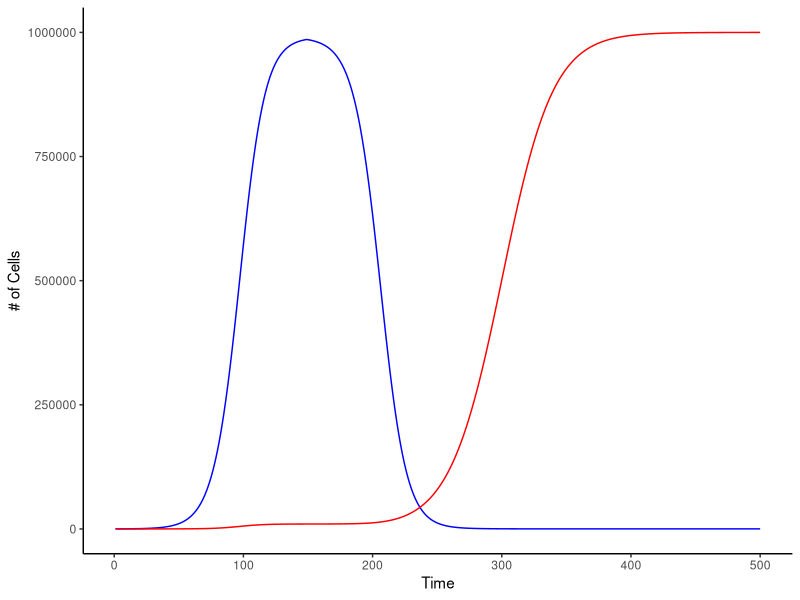

The R source for this figure:
setwd ("/Users/ashlynwang/Biocomputing2020_Tutorial13")

#define parameters
rN=0.1
rM=0.1
rND=-0.1
rMD=0.05
K=1000000

#set timesteps to simulate
times<-1:500

#create place to store output
output<-matrix(data=NA,nrow=length(times),ncol=3)
output[,1]=times

#initial population size of both populations
# first output is for non-mutant cells
# last output is for mutant cells
output[1,2]=100
output[1,3]=1

#for loop for code, include equations of both populations
for (i in times[-1]){
  if (i<150){
  output[i,2]=output[(i-1),2]+rN*output[(i-1),2]*(1-(output[(i-1),2]+output[(i-1),3])/K)
  output[i,3]=output[(i-1),3]+rM*output[(i-1),3]*(1-(output[(i-1),2]+output[(i-1),3])/K)
  } else if (i>149) {
    output[i,2]=output[(i-1),2]+rND*output[(i-1),2]*(1-(output[(i-1),2]+output[(i-1),3])/K)
    output[i,3]=output[(i-1),3]+rMD*output[(i-1),3]*(1-(output[(i-1),2]+output[(i-1),3])/K)
  }
}

#plot results, load the package
library(ggplot2)

#create outputs for each population
outputN <- data.frame(time=output[,1],nonmutantGrowth=output[,2])
outputM <- data.frame(time=output[,1],mutantGrowth=output[,3])

#create line graphs
ggplot()+
  geom_line(data=outputN,aes(x=time, y=nonmutantGrowth), color='blue')+
  geom_line(data=outputM,aes(x=time, y=mutantGrowth), color='red')+
  xlab('Time')+
  ylab('# of Cells')+
  theme_classic()